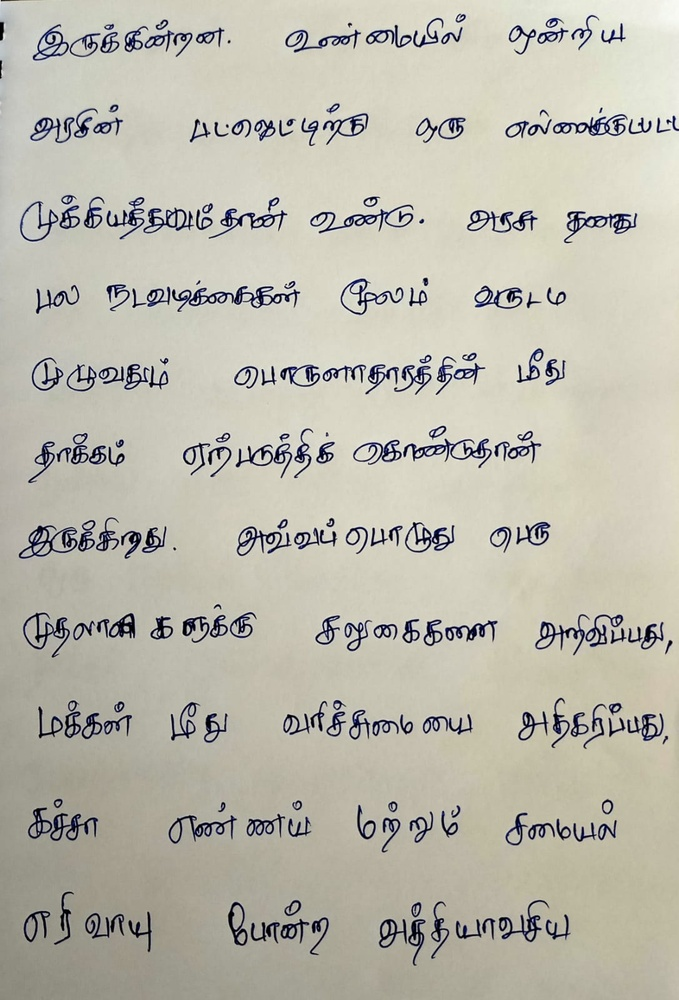
#> input picture input/i1.jpeg, 679 x 1000 px, shrunk from 1087 x 1600 before the run; its folder holds only this picture in this run
$ python preprocess_backup.py   (older library calls are emulated)
#> lines starting #> are read from the running program, lines starting #| are printed output that depends on the picture; after the words box and inside, x2 and y2 are one past the last pixel; in counts of white or black regions, pixels touching at a corner belong together

# Removed the call to 'negative.py'


#Python 3
#packages
from PIL import Image, ImageEnhance
import os
import cv2


in_path = os.getcwd()+"/input"


if os.path.exists(in_path) == True:
	in_list = os.listdir(in_path)
	#os.chdir(in_path)
	if len(in_list) == 0:
		print("Note: Please add some image files for preprocessing")
	else:
		os.makedirs(os.getcwd()+'/preprocessed/', exist_ok=True)
		#ouput directory creation
		os.makedirs(os.getcwd()+'/cropped/', exist_ok=True)
		for img in in_list:
			with Image.open(os.getcwd()+"/input/"+img) as im:
#> im is the input picture: PIL image 679x1000 RGB; mean R, G, B 188.6, 186, 173.3
				print("[+] Preprocessing started...")
				#convert into grayscale
				grayscaleImg = im.convert("L")

				#image contrast enhancer
				enhancer = ImageEnhance.Contrast(grayscaleImg)

				factor = 1.5 #increase contrast
				contrastImg = enhancer.enhance(factor)
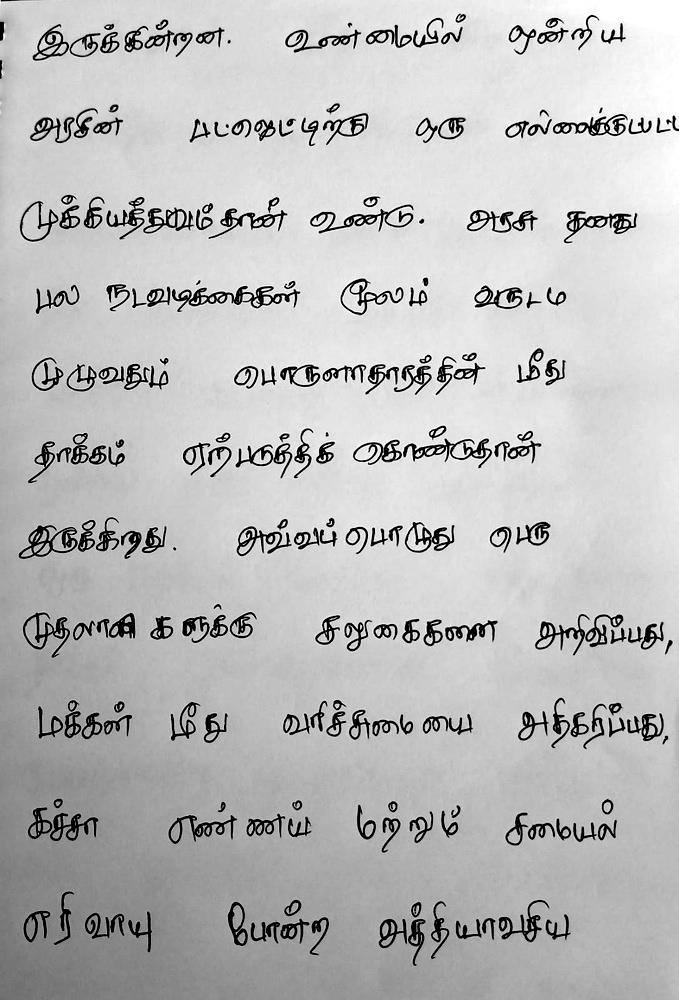
#> contrastImg: PIL image 679x1000 L; min 0, max 255, mean 187.6

				#image brightness enhancer
				enhancer = ImageEnhance.Brightness(contrastImg)

				factor = 2 #increase Brightness
				im_output = enhancer.enhance(factor)
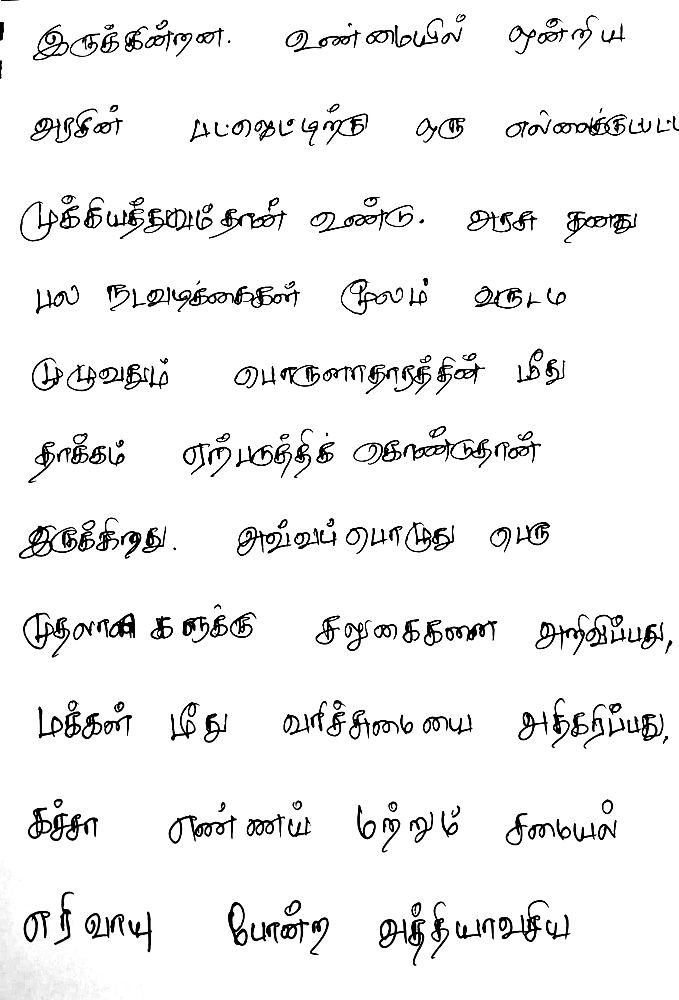
#> im_output: PIL image 679x1000 L; min 0, max 255, mean 240.7

				#im_output.show("more-brightness-image.png")
				im_output.save(os.getcwd()+'/preprocessed/'+img)
				print("[+] Preprocessing completed")

				im_ap = cv2.imread(os.getcwd()+'/preprocessed/'+img)
#> im_ap: shape (1000, 679, 3); min 0, max 255, mean 240.3


				# Convert to grayscale
				gray = cv2.cvtColor(im_ap, cv2.COLOR_BGR2GRAY)

				# Apply binary thresholding
				#thresh = cv2.threshold(gray, 0, 255, cv2.THRESH_BINARY_INV + cv2.THRESH_OTSU)[1]

				ret,thresh = cv2.threshold(gray, 0, 255,cv2.THRESH_OTSU|cv2.THRESH_BINARY_INV)
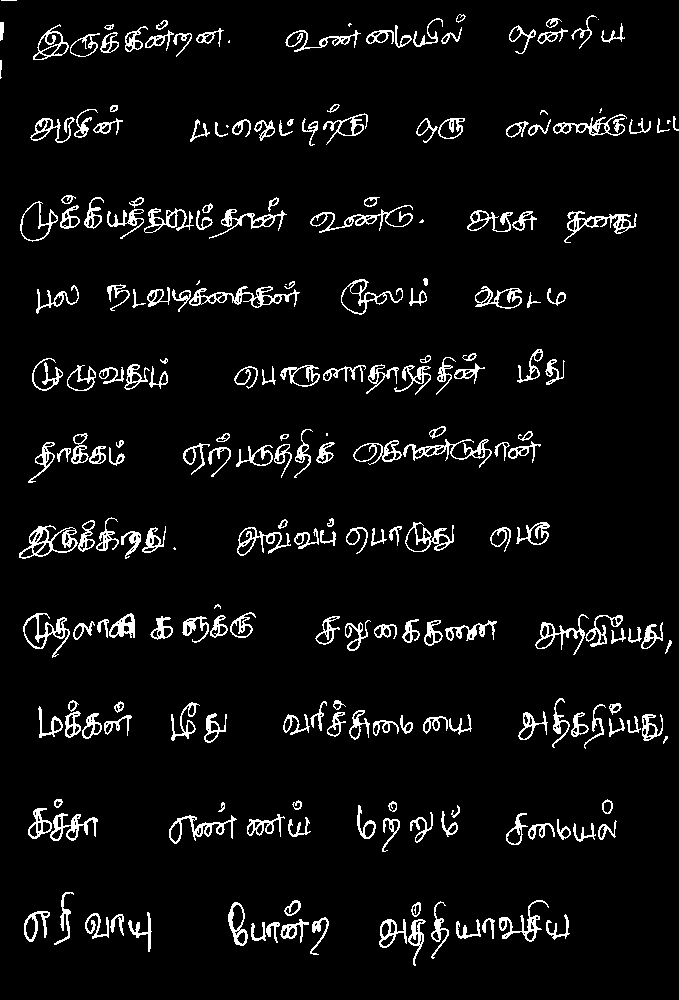
#> thresh: shape (1000, 679); 5.7% white in thin lines or dots
#> ret = 137

				#--- choosing the right kernel
				#--- kernel size of 3 rows (to join dots above letters 'i' and 'j')
				#--- and 10 columns to join neighboring letters in words and neighboring words
				rect_kernel = cv2.getStructuringElement(cv2.MORPH_RECT, (15, 5))
				dilation = cv2.dilate(thresh, rect_kernel, iterations = 10)
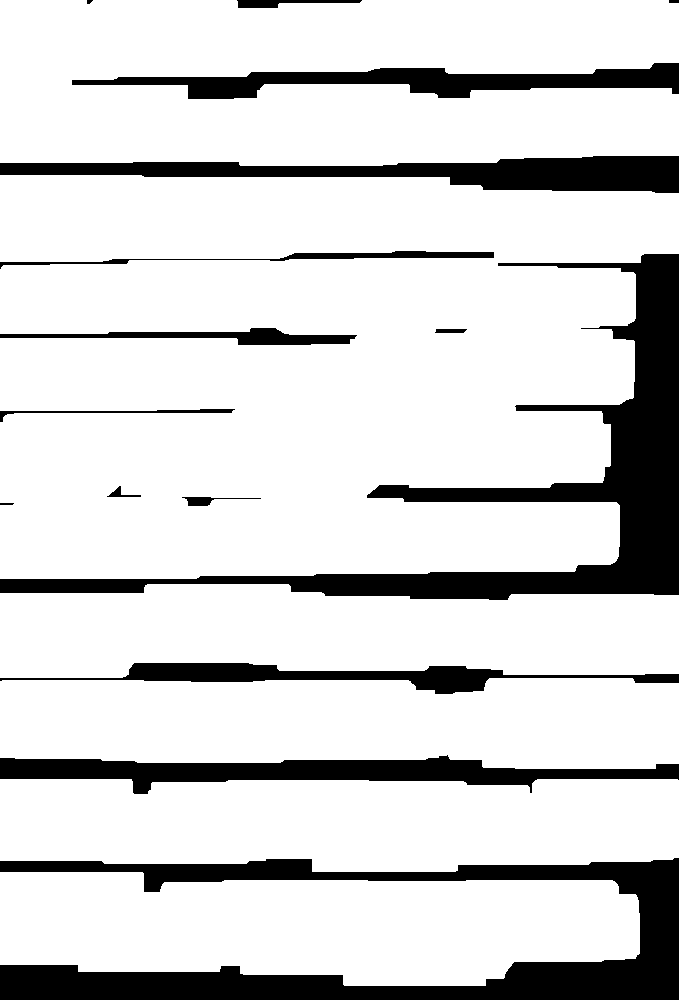
#> dilation: shape (1000, 679); 83.1% white; 16 black regions (1 under 20 px)
				#cv2.imshow('dilation', dilation)

				#---Finding contours ---_,
				contours, hierarchy = cv2.findContours(dilation, cv2.RETR_EXTERNAL, cv2.CHAIN_APPROX_NONE)
#> contours = 6 contours; box (x1, y1, x2, y2) and area: (0, 175, 679, 579) 236794, (0, 0, 679, 166) 98357, (0, 872, 640, 986) 58890, (0, 779, 679, 872) 56140, (0, 678, 679, 769) 54598, (0, 584, 679, 678) 52656

				im_mark = im_ap.copy()
				for cnt in contours:
					x, y, w, h = cv2.boundingRect(cnt)
					cv2.rectangle(im_mark, (x, y), (x + w, y + h), (0, 255, 0), 2)
#> this loop made 6 passes
#> (y, w, h) on passes 1 to 6: (872, 640, 114), (779, 679, 93), (678, 679, 91), (584, 679, 94), (175, 679, 404), (0, 679, 166)
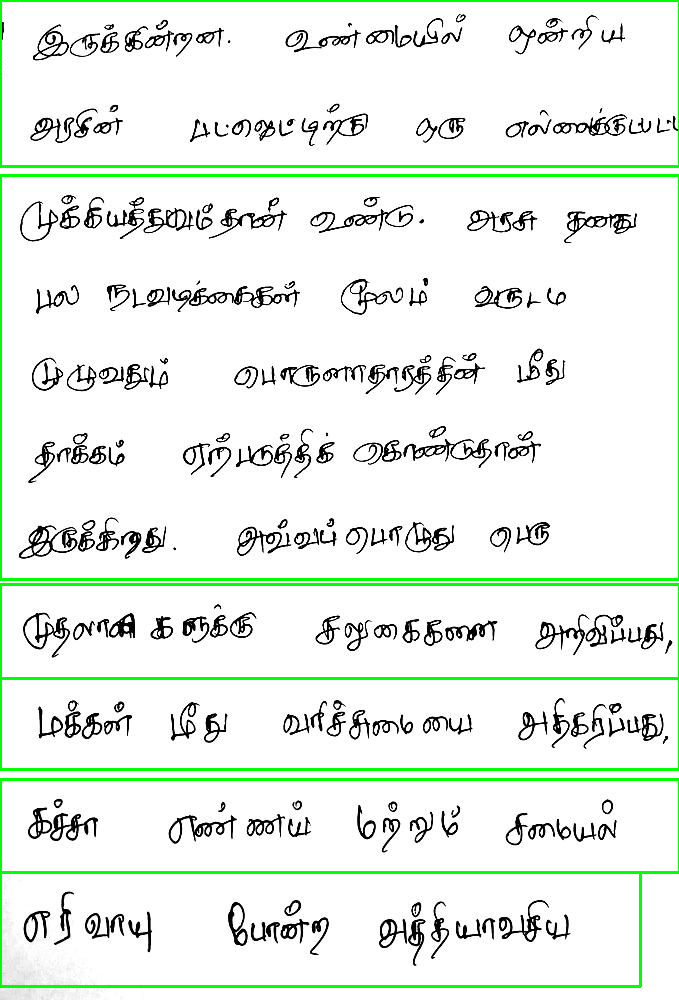
#> im_mark: shape (1000, 679, 3); mean B, G, R 231.8, 240.3, 231.8
					#cv2.imshow('final', im2)
					#cv2.imwrite('./cropped/lines'+img+'.jpeg', im_mark)

				print("[+] Image Cropping started...")
				img = img.split(".")
				#print(img[0])
				for i, contour in enumerate(contours):
				    x, y, w, h = cv2.boundingRect(contour)
				    roi = im_mark[y:y+h, x:x+w]
				    cv2.imwrite('./cropped/'+img[0]+'_'+str(i)+'.jpeg', roi)
#> this loop made 6 passes
#> pass 1, `roi = im_mark[y:y+h, x:x+w]`:
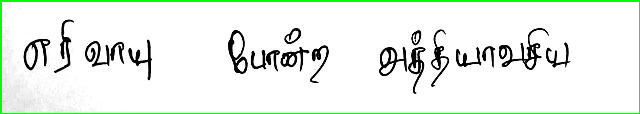
#> roi: shape (114, 640, 3); mean B, G, R 232.2, 240, 232.2
#> pass 3, `roi = im_mark[y:y+h, x:x+w]`:
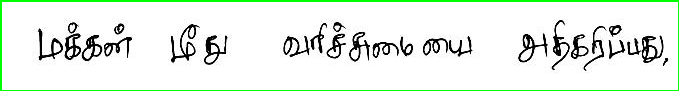
#> roi: shape (91, 679, 3); mean B, G, R 228.6, 238.1, 228.6

	#			print("[+] Image Cropping completed")
	#	os.system("python3 negative.py")


else:
	print("Note: Please create the input directories with image files")

$ run again, on input/i4.jpg
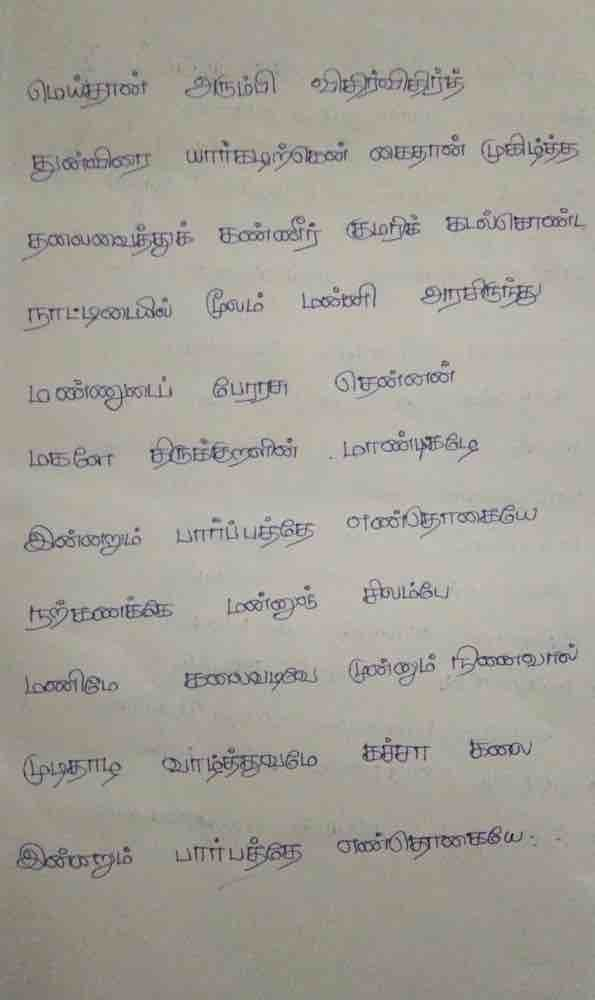
#> input picture input/i4.jpg, 595 x 1000 px
#> im is the input picture: PIL image 595x1000 RGB; mean R, G, B 164.8, 161.1, 153.2
#> thresh: shape (1000, 595); 3.3% white in thin lines or dots
#> ret = 194
#> dilation: shape (1000, 595); 72.5% white; 17 black regions (1 under 20 px)
#> contours = 7 contours; box (x1, y1, x2, y2) and area: (0, 485, 595, 715) 113149, (0, 188, 595, 351) 80254, (0, 48, 595, 201) 78632, (0, 341, 548, 487) 68532, (0, 806, 595, 899) 42184, (0, 717, 595, 808) 40540, (0, 942, 102, 1000) 5625
#> the loop `for cnt in contours:` made 7 passes
#> (y, w, h) on passes 1 to 7: (942, 102, 58), (806, 595, 93), (717, 595, 91), (485, 595, 230), (341, 548, 146), (188, 595, 163), (48, 595, 153)
#> after the loop `for cnt in contours:`:
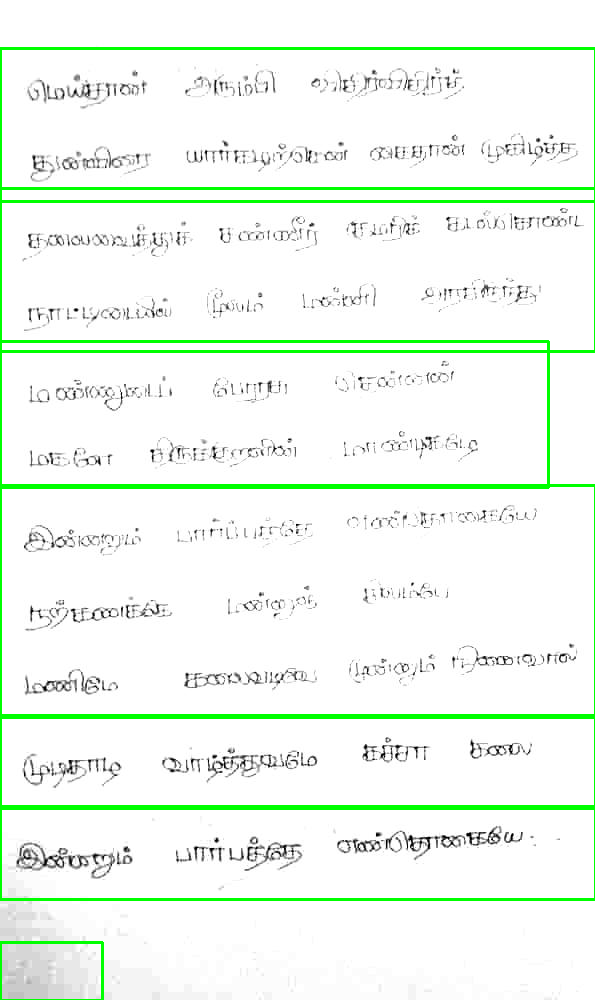
#> im_mark: shape (1000, 595, 3); mean B, G, R 239.6, 249.4, 239.6
#> the loop `for i, contour in enumerate(contours):` made 7 passes
#> pass 3, `roi = im_mark[y:y+h, x:x+w]`:
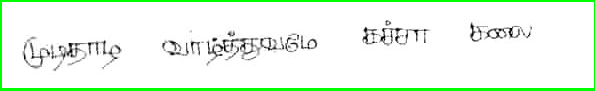
#> roi: shape (91, 595, 3); mean B, G, R 232.9, 248.2, 232.9
